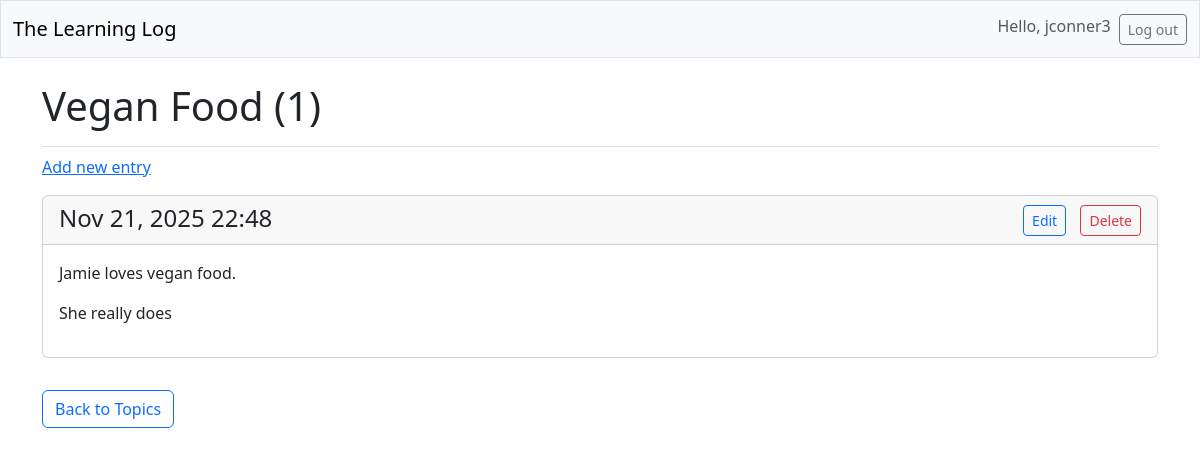
Page /topics/7/ (signed in) on the committed database.
### learning_logs/models.py (models this page shows, shortened)
class Topic(models.Model):
    text = models.CharField(max_length=200)
    date_added = models.DateTimeField(auto_now_add=True)
    owner = models.ForeignKey(User, on_delete=models.CASCADE)

class Entry(models.Model):
    topic = models.ForeignKey(Topic, on_delete=models.CASCADE)
    text = models.TextField()
    date_added = models.DateTimeField(auto_now_add=True)
    class Meta:
        verbose_name_plural = 'entries'

### learning_logs/views.py (the view)
# urls.py: path('topics/<int:topic_id>/', views.topic, name='topic'),
@login_required
def topic(request, topic_id):
    topic = Topic.objects.get(id=topic_id)
    entries = topic.entry_set.order_by('date_added')
    context = {'topic': topic, 'entries': entries}
    return render(request, 'learning_logs/topic.html', context)

### learning_logs/templates/learning_logs/topic.html
{% extends 'learning_logs/base.html' %}
{% block page_header %}
  <h1>
      {{ topic.text }}
      {% if entries.count > 0 %}
        ({{ entries.count }})
      {% endif %}
  </h1>
{% endblock page_header %}
{% block content %}
  <p>
      <a href="{% url 'learning_logs:new_entry' topic.id %}">Add new entry</a>
  </p>
  {% for entry in entries %}
    <div class="card mb-3">
        <h4 class="card-header d-flex justify-content-between align-center-items">
          <span> {{ entry.date_added|date:'M d, Y H:i' }}</span>
          <span>
              <a href="{% url 'learning_logs:edit_entry' entry.id %}" class="btn btn-sm btn-outline-primary me-2">Edit</a>
              <a href="{% url 'learning_logs:delete_entry' entry.id %}" class="btn btn-sm btn-outline-danger"
                 onclick="return confirm('Are you sure you want to delete this entry?');">Delete</a>
          </span>
        </h4>
        <div class="card-body">{{ entry.text|linebreaks }}</div>
    </div>
  {% empty %}
    <p>There are no entries for this topic yet.</p>
  {% endfor %}
  <a href="{% url 'learning_logs:topics' %}" class="btn btn-outline-primary mt-3">
  Back to Topics
  </a>
{% endblock content %}

### learning_logs/templates/learning_logs/base.html (shortened to what this page needs)
<!doctype html>
<html lang="en">
<head>
    {% load django_bootstrap5 %}
    {% bootstrap_css %}
</head>
<body>
  <nav class="navbar navbar-expand-md navbar-light bg-light mb-4 border">
      <div class="container-fluid">
          <a class="navbar-brand" href="{% url 'learning_logs:index' %}">
              The Learning Log</a>
          <div class="collapse navbar-collapse" id="navbarCollapse">
              <ul class="navbar-nav ms-auto mb-2 mb-md-0">
                  {% if user.is_authenticated %}
                    <li class="nav-item">
                      <span class="navbar-text me-2">Hello, {{ user.username }}</span>
                    </li>
                    <li class="nav-item">
                      <form action="{% url 'accounts:logout' %}" method="post" class="d-inline">
                          <button name="submit" class="btn btn-outline-secondary btn-sm">Log out</button>
                      </form>
                    </li>
                  {% endif %}
              </ul>
          </div>
      </div>
  </nav>
  <main class="container">
      <div class="pb-2 mb-2 border-bottom">
          {% block page_header %}{% endblock page_header %}
      </div>
      <div>
          {% block content %}{% endblock content %}
      </div>
  </main>
</body>
</html>

### rows in the picture
Topic: text "Vegan Food"
Entry: date_added "Nov 21, 2025 22:48", text "Jamie loves vegan food. She really does"

### other values in the picture
{{ user.username }} "jconner3"
{{ entries.count }} "1"
